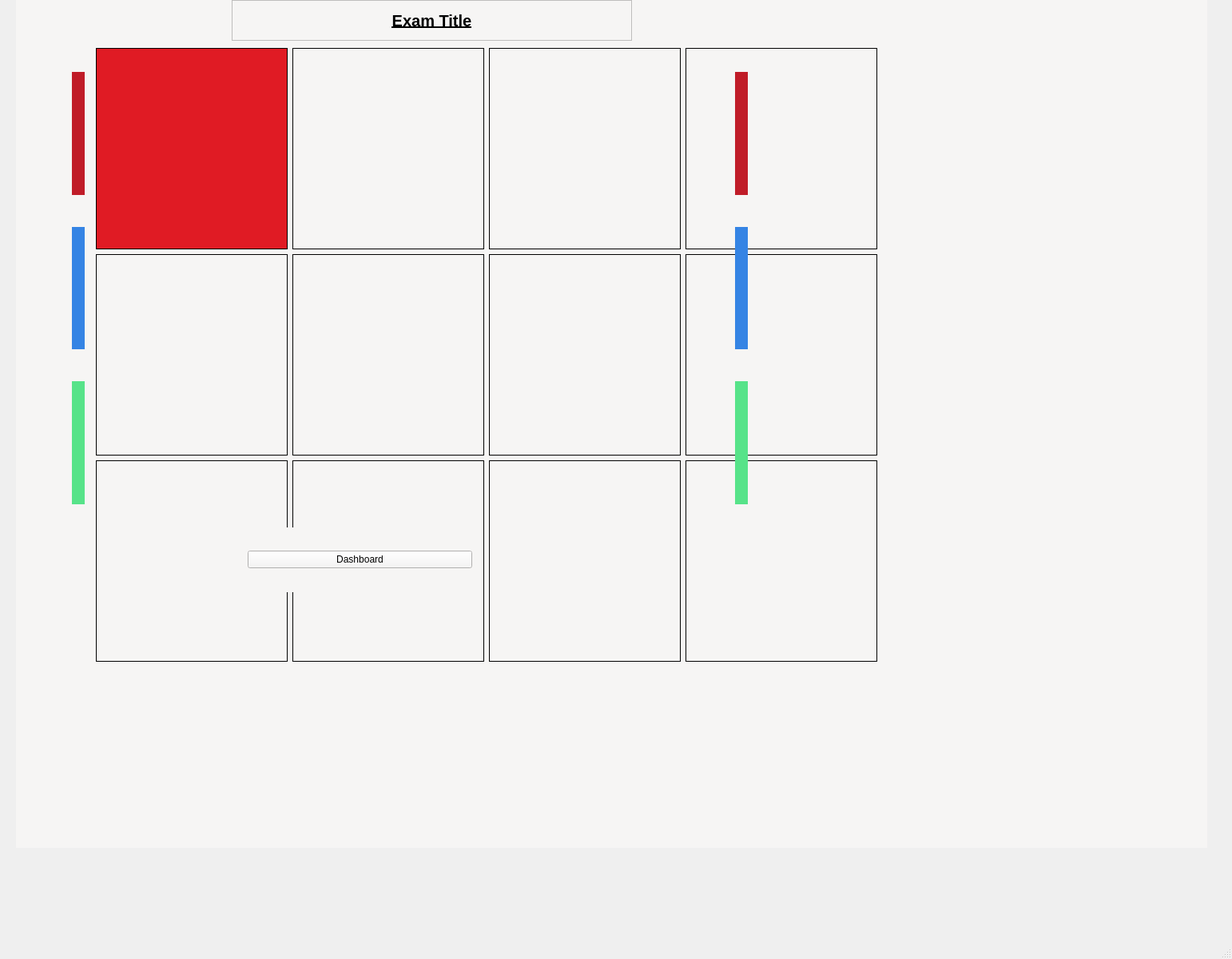
<?xml version="1.0" encoding="UTF-8"?>
<ui version="4.0">
 <class>Moniter_Exam_window</class>
 <widget class="QMainWindow" name="Moniter_Exam_window">
  <property name="geometry">
   <rect>
    <x>0</x>
    <y>0</y>
    <width>1542</width>
    <height>1200</height>
   </rect>
  </property>
  <property name="windowTitle">
   <string>MainWindow</string>
  </property>
  <widget class="QWidget" name="centralwidget">
   <widget class="QWidget" name="moniter_exam_widget" native="true">
    <property name="geometry">
     <rect>
      <x>20</x>
      <y>-30</y>
      <width>1491</width>
      <height>1091</height>
     </rect>
    </property>
    <property name="styleSheet">
     <string notr="true">background-color: rgb(246, 245, 244);</string>
    </property>
    <widget class="QWidget" name="gridLayoutWidget">
     <property name="geometry">
      <rect>
       <x>90</x>
       <y>80</y>
       <width>998</width>
       <height>788</height>
      </rect>
     </property>
     <layout class="QGridLayout" name="gridLayout">
      <property name="leftMargin">
       <number>10</number>
      </property>
      <property name="topMargin">
       <number>10</number>
      </property>
      <property name="rightMargin">
       <number>10</number>
      </property>
      <property name="bottomMargin">
       <number>10</number>
      </property>
      <item row="0" column="2">
       <widget class="QLabel" name="student_window_3">
        <property name="frameShape">
         <enum>QFrame::Panel</enum>
        </property>
        <property name="text">
         <string/>
        </property>
        <property name="pixmap">
         <pixmap>../Media/male9994.jpg</pixmap>
        </property>
        <property name="scaledContents">
         <bool>true</bool>
        </property>
        <property name="alignment">
         <set>Qt::AlignCenter</set>
        </property>
       </widget>
      </item>
      <item row="0" column="0">
       <widget class="QLabel" name="student_window_1">
        <property name="styleSheet">
         <string notr="true">background-color: rgb(224, 27, 36);</string>
        </property>
        <property name="frameShape">
         <enum>QFrame::Panel</enum>
        </property>
        <property name="text">
         <string/>
        </property>
        <property name="pixmap">
         <pixmap>../Media/male9994.jpg</pixmap>
        </property>
        <property name="scaledContents">
         <bool>true</bool>
        </property>
        <property name="alignment">
         <set>Qt::AlignCenter</set>
        </property>
       </widget>
      </item>
      <item row="4" column="0">
       <widget class="QLabel" name="student_window_9">
        <property name="frameShape">
         <enum>QFrame::Panel</enum>
        </property>
        <property name="text">
         <string/>
        </property>
        <property name="pixmap">
         <pixmap>../Media/male9994.jpg</pixmap>
        </property>
        <property name="scaledContents">
         <bool>true</bool>
        </property>
        <property name="alignment">
         <set>Qt::AlignCenter</set>
        </property>
       </widget>
      </item>
      <item row="4" column="2">
       <widget class="QLabel" name="student_window_11">
        <property name="frameShape">
         <enum>QFrame::Panel</enum>
        </property>
        <property name="text">
         <string/>
        </property>
        <property name="pixmap">
         <pixmap>../Media/male9994.jpg</pixmap>
        </property>
        <property name="scaledContents">
         <bool>true</bool>
        </property>
        <property name="alignment">
         <set>Qt::AlignCenter</set>
        </property>
       </widget>
      </item>
      <item row="1" column="2">
       <widget class="QLabel" name="student_window_7">
        <property name="frameShape">
         <enum>QFrame::Panel</enum>
        </property>
        <property name="text">
         <string/>
        </property>
        <property name="pixmap">
         <pixmap>../Media/male9994.jpg</pixmap>
        </property>
        <property name="scaledContents">
         <bool>true</bool>
        </property>
        <property name="alignment">
         <set>Qt::AlignCenter</set>
        </property>
       </widget>
      </item>
      <item row="1" column="1">
       <widget class="QLabel" name="student_window_6">
        <property name="frameShape">
         <enum>QFrame::Panel</enum>
        </property>
        <property name="text">
         <string/>
        </property>
        <property name="pixmap">
         <pixmap>../Media/male9994.jpg</pixmap>
        </property>
        <property name="scaledContents">
         <bool>true</bool>
        </property>
        <property name="alignment">
         <set>Qt::AlignCenter</set>
        </property>
       </widget>
      </item>
      <item row="4" column="3">
       <widget class="QLabel" name="student_window_12">
        <property name="frameShape">
         <enum>QFrame::Panel</enum>
        </property>
        <property name="text">
         <string/>
        </property>
        <property name="pixmap">
         <pixmap>../Media/male9994.jpg</pixmap>
        </property>
        <property name="scaledContents">
         <bool>true</bool>
        </property>
        <property name="alignment">
         <set>Qt::AlignCenter</set>
        </property>
       </widget>
      </item>
      <item row="1" column="0">
       <widget class="QLabel" name="student_window_5">
        <property name="frameShape">
         <enum>QFrame::Panel</enum>
        </property>
        <property name="text">
         <string/>
        </property>
        <property name="pixmap">
         <pixmap>../Media/male9994.jpg</pixmap>
        </property>
        <property name="scaledContents">
         <bool>true</bool>
        </property>
        <property name="alignment">
         <set>Qt::AlignCenter</set>
        </property>
       </widget>
      </item>
      <item row="0" column="1">
       <widget class="QLabel" name="student_window_2">
        <property name="styleSheet">
         <string notr="true">background-color: rgb(246, 245, 244);</string>
        </property>
        <property name="frameShape">
         <enum>QFrame::Panel</enum>
        </property>
        <property name="text">
         <string/>
        </property>
        <property name="scaledContents">
         <bool>true</bool>
        </property>
        <property name="alignment">
         <set>Qt::AlignCenter</set>
        </property>
       </widget>
      </item>
      <item row="1" column="3">
       <widget class="QLabel" name="student_window_8">
        <property name="frameShape">
         <enum>QFrame::Panel</enum>
        </property>
        <property name="text">
         <string/>
        </property>
        <property name="pixmap">
         <pixmap>../Media/male9994.jpg</pixmap>
        </property>
        <property name="scaledContents">
         <bool>true</bool>
        </property>
        <property name="alignment">
         <set>Qt::AlignCenter</set>
        </property>
       </widget>
      </item>
      <item row="0" column="3">
       <widget class="QLabel" name="student_window_4">
        <property name="frameShape">
         <enum>QFrame::Panel</enum>
        </property>
        <property name="text">
         <string/>
        </property>
        <property name="scaledContents">
         <bool>true</bool>
        </property>
        <property name="alignment">
         <set>Qt::AlignCenter</set>
        </property>
       </widget>
      </item>
      <item row="4" column="1">
       <widget class="QLabel" name="student_window_10">
        <property name="frameShape">
         <enum>QFrame::Panel</enum>
        </property>
        <property name="text">
         <string/>
        </property>
        <property name="pixmap">
         <pixmap>../Media/male9994.jpg</pixmap>
        </property>
        <property name="scaledContents">
         <bool>true</bool>
        </property>
        <property name="alignment">
         <set>Qt::AlignCenter</set>
        </property>
       </widget>
      </item>
     </layout>
    </widget>
    <widget class="QLabel" name="moniter_exam_title_label">
     <property name="geometry">
      <rect>
       <x>270</x>
       <y>30</y>
       <width>501</width>
       <height>51</height>
      </rect>
     </property>
     <property name="font">
      <font>
       <pointsize>15</pointsize>
       <weight>75</weight>
       <bold>true</bold>
       <underline>true</underline>
      </font>
     </property>
     <property name="frameShape">
      <enum>QFrame::StyledPanel</enum>
     </property>
     <property name="frameShadow">
      <enum>QFrame::Raised</enum>
     </property>
     <property name="text">
      <string>Exam Title</string>
     </property>
     <property name="alignment">
      <set>Qt::AlignCenter</set>
     </property>
    </widget>
    <widget class="QWidget" name="verticalLayoutWidget">
     <property name="geometry">
      <rect>
       <x>900</x>
       <y>100</y>
       <width>16</width>
       <height>581</height>
      </rect>
     </property>
     <layout class="QVBoxLayout" name="verticalLayout">
      <property name="spacing">
       <number>40</number>
      </property>
      <property name="leftMargin">
       <number>0</number>
      </property>
      <property name="topMargin">
       <number>20</number>
      </property>
      <property name="rightMargin">
       <number>0</number>
      </property>
      <property name="bottomMargin">
       <number>20</number>
      </property>
      <item>
       <widget class="QWidget" name="widget" native="true">
        <property name="styleSheet">
         <string notr="true">background-color: rgb(192, 28, 40);</string>
        </property>
       </widget>
      </item>
      <item>
       <widget class="QWidget" name="widget_3" native="true">
        <property name="styleSheet">
         <string notr="true">background-color: rgb(53, 132, 228);</string>
        </property>
       </widget>
      </item>
      <item>
       <widget class="QWidget" name="widget_2" native="true">
        <property name="styleSheet">
         <string notr="true">background-color: rgb(87, 227, 137);</string>
        </property>
       </widget>
      </item>
     </layout>
    </widget>
    <widget class="QWidget" name="horizontalLayoutWidget">
     <property name="geometry">
      <rect>
       <x>280</x>
       <y>690</y>
       <width>301</width>
       <height>81</height>
      </rect>
     </property>
     <layout class="QHBoxLayout" name="horizontalLayout_2">
      <property name="leftMargin">
       <number>10</number>
      </property>
      <property name="topMargin">
       <number>10</number>
      </property>
      <property name="rightMargin">
       <number>10</number>
      </property>
      <property name="bottomMargin">
       <number>10</number>
      </property>
      <item>
       <widget class="QPushButton" name="dashboard_btn">
        <property name="text">
         <string>Dashboard</string>
        </property>
       </widget>
      </item>
     </layout>
    </widget>
    <widget class="QWidget" name="verticalLayoutWidget_2">
     <property name="geometry">
      <rect>
       <x>70</x>
       <y>100</y>
       <width>16</width>
       <height>581</height>
      </rect>
     </property>
     <layout class="QVBoxLayout" name="verticalLayout_2">
      <property name="spacing">
       <number>40</number>
      </property>
      <property name="leftMargin">
       <number>0</number>
      </property>
      <property name="topMargin">
       <number>20</number>
      </property>
      <property name="rightMargin">
       <number>0</number>
      </property>
      <property name="bottomMargin">
       <number>20</number>
      </property>
      <item>
       <widget class="QWidget" name="widget_4" native="true">
        <property name="styleSheet">
         <string notr="true">background-color: rgb(192, 28, 40);</string>
        </property>
       </widget>
      </item>
      <item>
       <widget class="QWidget" name="widget_5" native="true">
        <property name="styleSheet">
         <string notr="true">background-color: rgb(53, 132, 228);</string>
        </property>
       </widget>
      </item>
      <item>
       <widget class="QWidget" name="widget_6" native="true">
        <property name="styleSheet">
         <string notr="true">background-color: rgb(87, 227, 137);</string>
        </property>
       </widget>
      </item>
     </layout>
    </widget>
   </widget>
  </widget>
  <widget class="QMenuBar" name="menubar">
   <property name="geometry">
    <rect>
     <x>0</x>
     <y>0</y>
     <width>1542</width>
     <height>22</height>
    </rect>
   </property>
  </widget>
  <widget class="QStatusBar" name="statusbar"/>
 </widget>
 <resources/>
 <connections/>
</ui>
